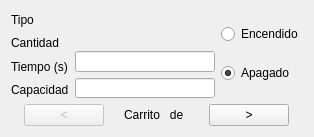
<?xml version="1.0" encoding="UTF-8"?>
<ui version="4.0">
 <class>VentanaCarritos</class>
 <widget class="QWidget" name="VentanaCarritos">
  <property name="geometry">
   <rect>
    <x>0</x>
    <y>0</y>
    <width>314</width>
    <height>137</height>
   </rect>
  </property>
  <property name="minimumSize">
   <size>
    <width>314</width>
    <height>137</height>
   </size>
  </property>
  <property name="maximumSize">
   <size>
    <width>314</width>
    <height>137</height>
   </size>
  </property>
  <property name="windowTitle">
   <string>Transportadores</string>
  </property>
  <property name="windowIcon">
   <iconset resource="imagenes.qrc">
    <normaloff>:/imagenes/Imagenes/iconoCarritoS.png</normaloff>:/imagenes/Imagenes/iconoCarritoS.png</iconset>
  </property>
  <layout class="QVBoxLayout" name="verticalLayout_4">
   <item>
    <layout class="QHBoxLayout" name="horizontalLayout_2">
     <item>
      <layout class="QVBoxLayout" name="verticalLayout_2">
       <item>
        <widget class="QLabel" name="tipo">
         <property name="text">
          <string>Tipo</string>
         </property>
        </widget>
       </item>
       <item>
        <widget class="QLabel" name="cantidad">
         <property name="text">
          <string>Cantidad</string>
         </property>
        </widget>
       </item>
       <item>
        <widget class="QLabel" name="tiempo">
         <property name="text">
          <string>Tiempo (s)</string>
         </property>
        </widget>
       </item>
       <item>
        <widget class="QLabel" name="capacidad">
         <property name="text">
          <string>Capacidad</string>
         </property>
        </widget>
       </item>
      </layout>
     </item>
     <item>
      <layout class="QVBoxLayout" name="verticalLayout">
       <item>
        <widget class="QLabel" name="valorTipo">
         <property name="text">
          <string/>
         </property>
         <property name="alignment">
          <set>Qt::AlignCenter</set>
         </property>
        </widget>
       </item>
       <item>
        <widget class="QLabel" name="valorCantidad">
         <property name="text">
          <string/>
         </property>
         <property name="alignment">
          <set>Qt::AlignCenter</set>
         </property>
        </widget>
       </item>
       <item>
        <widget class="QLineEdit" name="editorTiempo"/>
       </item>
       <item>
        <widget class="QLineEdit" name="editorCapacidad"/>
       </item>
      </layout>
     </item>
     <item>
      <layout class="QVBoxLayout" name="verticalLayout_3">
       <item>
        <widget class="QRadioButton" name="encendido">
         <property name="text">
          <string>Encendido</string>
         </property>
        </widget>
       </item>
       <item>
        <widget class="QRadioButton" name="apagado">
         <property name="text">
          <string>Apagado</string>
         </property>
         <property name="checked">
          <bool>true</bool>
         </property>
        </widget>
       </item>
      </layout>
     </item>
    </layout>
   </item>
   <item>
    <layout class="QHBoxLayout" name="horizontalLayout">
     <item>
      <spacer name="horizontalSpacer_3">
       <property name="orientation">
        <enum>Qt::Horizontal</enum>
       </property>
       <property name="sizeHint" stdset="0">
        <size>
         <width>40</width>
         <height>20</height>
        </size>
       </property>
      </spacer>
     </item>
     <item>
      <spacer name="horizontalSpacer_5">
       <property name="orientation">
        <enum>Qt::Horizontal</enum>
       </property>
       <property name="sizeHint" stdset="0">
        <size>
         <width>40</width>
         <height>20</height>
        </size>
       </property>
      </spacer>
     </item>
     <item>
      <spacer name="horizontalSpacer_10">
       <property name="orientation">
        <enum>Qt::Horizontal</enum>
       </property>
       <property name="sizeHint" stdset="0">
        <size>
         <width>40</width>
         <height>20</height>
        </size>
       </property>
      </spacer>
     </item>
     <item>
      <widget class="QPushButton" name="flechaIzquierda">
       <property name="enabled">
        <bool>false</bool>
       </property>
       <property name="text">
        <string>&lt;</string>
       </property>
      </widget>
     </item>
     <item>
      <spacer name="horizontalSpacer">
       <property name="orientation">
        <enum>Qt::Horizontal</enum>
       </property>
       <property name="sizeHint" stdset="0">
        <size>
         <width>40</width>
         <height>20</height>
        </size>
       </property>
      </spacer>
     </item>
     <item>
      <spacer name="horizontalSpacer_7">
       <property name="orientation">
        <enum>Qt::Horizontal</enum>
       </property>
       <property name="sizeHint" stdset="0">
        <size>
         <width>40</width>
         <height>20</height>
        </size>
       </property>
      </spacer>
     </item>
     <item>
      <spacer name="horizontalSpacer_9">
       <property name="orientation">
        <enum>Qt::Horizontal</enum>
       </property>
       <property name="sizeHint" stdset="0">
        <size>
         <width>40</width>
         <height>20</height>
        </size>
       </property>
      </spacer>
     </item>
     <item>
      <widget class="QLabel" name="contador">
       <property name="text">
        <string>Carrito   de  </string>
       </property>
      </widget>
     </item>
     <item>
      <spacer name="horizontalSpacer_2">
       <property name="orientation">
        <enum>Qt::Horizontal</enum>
       </property>
       <property name="sizeHint" stdset="0">
        <size>
         <width>40</width>
         <height>20</height>
        </size>
       </property>
      </spacer>
     </item>
     <item>
      <spacer name="horizontalSpacer_8">
       <property name="orientation">
        <enum>Qt::Horizontal</enum>
       </property>
       <property name="sizeHint" stdset="0">
        <size>
         <width>40</width>
         <height>20</height>
        </size>
       </property>
      </spacer>
     </item>
     <item>
      <spacer name="horizontalSpacer_11">
       <property name="orientation">
        <enum>Qt::Horizontal</enum>
       </property>
       <property name="sizeHint" stdset="0">
        <size>
         <width>40</width>
         <height>20</height>
        </size>
       </property>
      </spacer>
     </item>
     <item>
      <widget class="QPushButton" name="flechaDerecha">
       <property name="text">
        <string>&gt;</string>
       </property>
      </widget>
     </item>
     <item>
      <spacer name="horizontalSpacer_12">
       <property name="orientation">
        <enum>Qt::Horizontal</enum>
       </property>
       <property name="sizeHint" stdset="0">
        <size>
         <width>40</width>
         <height>20</height>
        </size>
       </property>
      </spacer>
     </item>
     <item>
      <spacer name="horizontalSpacer_4">
       <property name="orientation">
        <enum>Qt::Horizontal</enum>
       </property>
       <property name="sizeHint" stdset="0">
        <size>
         <width>40</width>
         <height>20</height>
        </size>
       </property>
      </spacer>
     </item>
     <item>
      <spacer name="horizontalSpacer_6">
       <property name="orientation">
        <enum>Qt::Horizontal</enum>
       </property>
       <property name="sizeHint" stdset="0">
        <size>
         <width>40</width>
         <height>20</height>
        </size>
       </property>
      </spacer>
     </item>
    </layout>
   </item>
  </layout>
 </widget>
 <resources>
  <include location="imagenes.qrc"/>
 </resources>
 <connections/>
</ui>
